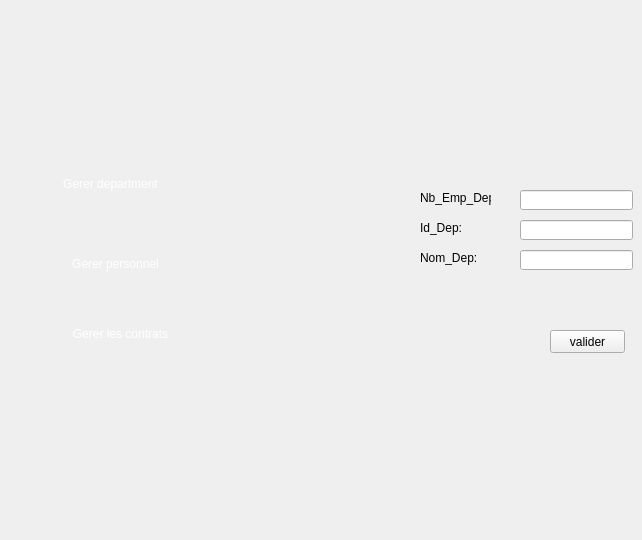
    <widget class="QWidget" name="page_9">
     <widget class="QLineEdit" name="lineEdit_28">
      <property name="geometry">
       <rect>
        <x>520</x>
        <y>190</y>
        <width>113</width>
        <height>20</height>
       </rect>
      </property>
      <property name="styleSheet">
       <string notr="true">background-image: url(:/new/prefix1/img/back.png);</string>
      </property>
      <property name="text">
       <string/>
      </property>
     </widget>
     <widget class="QLabel" name="label_46">
      <property name="geometry">
       <rect>
        <x>420</x>
        <y>250</y>
        <width>71</width>
        <height>16</height>
       </rect>
      </property>
      <property name="styleSheet">
       <string notr="true">background-image: url(:/new/prefix1/img/backback.png);</string>
      </property>
      <property name="text">
       <string>Nom_Dep:</string>
      </property>
     </widget>
     <widget class="QLabel" name="label_47">
      <property name="geometry">
       <rect>
        <x>420</x>
        <y>190</y>
        <width>71</width>
        <height>16</height>
       </rect>
      </property>
      <property name="styleSheet">
       <string notr="true">background-image: url(:/new/prefix1/img/backback.png);</string>
      </property>
      <property name="text">
       <string>Nb_Emp_Dep</string>
      </property>
     </widget>
     <widget class="QLabel" name="label_48">
      <property name="geometry">
       <rect>
        <x>420</x>
        <y>220</y>
        <width>41</width>
        <height>16</height>
       </rect>
      </property>
      <property name="styleSheet">
       <string notr="true">background-image: url(:/new/prefix1/img/backback.png);</string>
      </property>
      <property name="text">
       <string>Id_Dep:</string>
      </property>
     </widget>
     <widget class="QLineEdit" name="lineEdit_29">
      <property name="geometry">
       <rect>
        <x>520</x>
        <y>220</y>
        <width>113</width>
        <height>20</height>
       </rect>
      </property>
      <property name="styleSheet">
       <string notr="true">background-image: url(:/new/prefix1/img/back.png);</string>
      </property>
      <property name="text">
       <string/>
      </property>
     </widget>
     <widget class="QLineEdit" name="lineEdit_30">
      <property name="geometry">
       <rect>
        <x>520</x>
        <y>250</y>
        <width>113</width>
        <height>20</height>
       </rect>
      </property>
      <property name="styleSheet">
       <string notr="true">background-image: url(:/new/prefix1/img/back.png);</string>
      </property>
      <property name="text">
       <string/>
      </property>
     </widget>
     <widget class="QPushButton" name="pushButton_39">
      <property name="geometry">
       <rect>
        <x>550</x>
        <y>330</y>
        <width>75</width>
        <height>23</height>
       </rect>
      </property>
      <property name="styleSheet">
       <string notr="true">background-image: url(:/new/prefix1/img/back.png);</string>
      </property>
      <property name="text">
       <string>valider</string>
      </property>
     </widget>
     <widget class="QPushButton" name="icon2_21">
      <property name="geometry">
       <rect>
        <x>250</x>
        <y>130</y>
        <width>91</width>
        <height>91</height>
       </rect>
      </property>
      <property name="cursor">
       <cursorShape>PointingHandCursor</cursorShape>
      </property>
      <property name="styleSheet">
       <string notr="true">
border-image: url(:/icon-supp2.png);
background-color: transparent;
background: none;
border: none;
background-repeat: none;
</string>
      </property>
      <property name="text">
       <string/>
      </property>
     </widget>
     <widget class="QPushButton" name="icon4_25">
      <property name="geometry">
       <rect>
        <x>250</x>
        <y>10</y>
        <width>91</width>
        <height>91</height>
       </rect>
      </property>
      <property name="cursor">
       <cursorShape>PointingHandCursor</cursorShape>
      </property>
      <property name="styleSheet">
       <string notr="true">
border-image: url(:/icon-ajout2.png);
background-color: transparent;
background: none;
border: none;
background-repeat: none;
</string>
      </property>
      <property name="text">
       <string/>
      </property>
     </widget>
     <widget class="QLabel" name="selected_15">
      <property name="geometry">
       <rect>
        <x>230</x>
        <y>10</y>
        <width>101</width>
        <height>91</height>
       </rect>
      </property>
      <property name="styleSheet">
       <string notr="true">
background-color: transparent;
background: none;
	border-image: url(:/selected.png);
border: none;
background-repeat: none;
</string>
      </property>
      <property name="text">
       <string/>
      </property>
     </widget>
     <widget class="QPushButton" name="icon4_26">
      <property name="geometry">
       <rect>
        <x>250</x>
        <y>390</y>
        <width>91</width>
        <height>91</height>
       </rect>
      </property>
      <property name="cursor">
       <cursorShape>PointingHandCursor</cursorShape>
      </property>
      <property name="styleSheet">
       <string notr="true">
border-image: url(:/icon-afficher2.png);
background-color: transparent;
background: none;
border: none;
background-repeat: none;
</string>
      </property>
      <property name="text">
       <string/>
      </property>
     </widget>
     <widget class="QLabel" name="selected2_28">
      <property name="geometry">
       <rect>
        <x>-10</x>
        <y>160</y>
        <width>231</width>
        <height>51</height>
       </rect>
      </property>
      <property name="styleSheet">
       <string notr="true">
background-color: transparent;
background: none;
	border-image: url(:/selected2.png);
border: none;
background-repeat: none;
</string>
      </property>
      <property name="text">
       <string/>
      </property>
     </widget>
     <widget class="QPushButton" name="icon3_19">
      <property name="geometry">
       <rect>
        <x>250</x>
        <y>260</y>
        <width>91</width>
        <height>91</height>
       </rect>
      </property>
      <property name="cursor">
       <cursorShape>PointingHandCursor</cursorShape>
      </property>
      <property name="styleSheet">
       <string notr="true">
background-color: transparent;
	border-image: url(:/icon-modif2.png);
background: none;
border: none;
background-repeat: none;
</string>
      </property>
      <property name="text">
       <string/>
      </property>
     </widget>
     <widget class="QPushButton" name="b_vehicules_3">
      <property name="geometry">
       <rect>
        <x>30</x>
        <y>170</y>
        <width>161</width>
        <height>28</height>
       </rect>
      </property>
      <property name="styleSheet">
       <string notr="true">

background-color: transparent;
	font: 10pt &quot;Segoe UI Historic&quot;;
	color: rgb(255, 255, 255);
background: none;
border: none;
background-repeat none;
</string>
      </property>
      <property name="text">
       <string>Gerer department</string>
      </property>
     </widget>
     <widget class="QPushButton" name="pushButton_40">
      <property name="geometry">
       <rect>
        <x>30</x>
        <y>250</y>
        <width>171</width>
        <height>28</height>
       </rect>
      </property>
      <property name="styleSheet">
       <string notr="true">

background-color: transparent;
	font: 10pt &quot;Segoe UI Historic&quot;;
	color: rgb(255, 255, 255);
background: none;
border: none;
background-repeat: none;
</string>
      </property>
      <property name="text">
       <string>Gerer personnel</string>
      </property>
     </widget>
     <widget class="QLabel" name="ar_15">
      <property name="geometry">
       <rect>
        <x>220</x>
        <y>0</y>
        <width>151</width>
        <height>531</height>
       </rect>
      </property>
      <property name="styleSheet">
       <string notr="true">

background-color: transparent;
	border-image: url(:/bg.png);

background: none;
border: none;
background-repeat: none;
</string>
      </property>
      <property name="text">
       <string/>
      </property>
     </widget>
     <widget class="QPushButton" name="b_vehicules_16">
      <property name="geometry">
       <rect>
        <x>40</x>
        <y>320</y>
        <width>161</width>
        <height>28</height>
       </rect>
      </property>
      <property name="styleSheet">
       <string notr="true">

background-color: transparent;
	font: 10pt &quot;Segoe UI Historic&quot;;
	color: rgb(255, 255, 255);
background: none;
border: none;
background-repeat none;
</string>
      </property>
      <property name="text">
       <string>Gerer les contrats</string>
      </property>
     </widget>
     <zorder>ar_15</zorder>
     <zorder>selected2_28</zorder>
     <zorder>lineEdit_28</zorder>
     <zorder>label_46</zorder>
     <zorder>label_47</zorder>
     <zorder>label_48</zorder>
     <zorder>lineEdit_29</zorder>
     <zorder>lineEdit_30</zorder>
     <zorder>pushButton_39</zorder>
     <zorder>icon2_21</zorder>
     <zorder>selected_15</zorder>
     <zorder>icon4_26</zorder>
     <zorder>icon3_19</zorder>
     <zorder>icon4_25</zorder>
     <zorder>b_vehicules_3</zorder>
     <zorder>pushButton_40</zorder>
     <zorder>b_vehicules_16</zorder>
    </widget>
